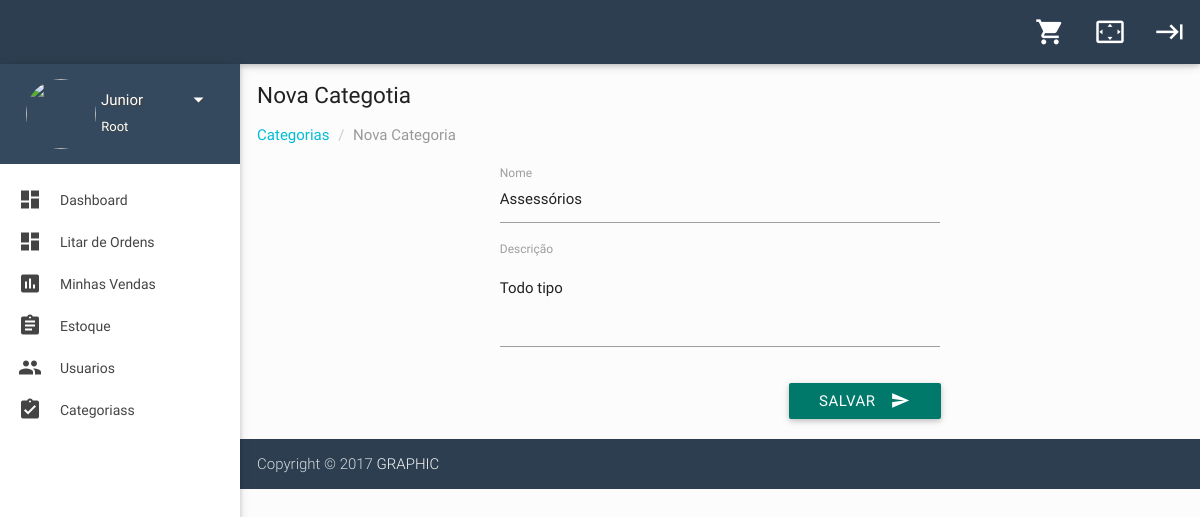
Before: /categorias/detalhar-categoria/1 (signed in) with the older database file.
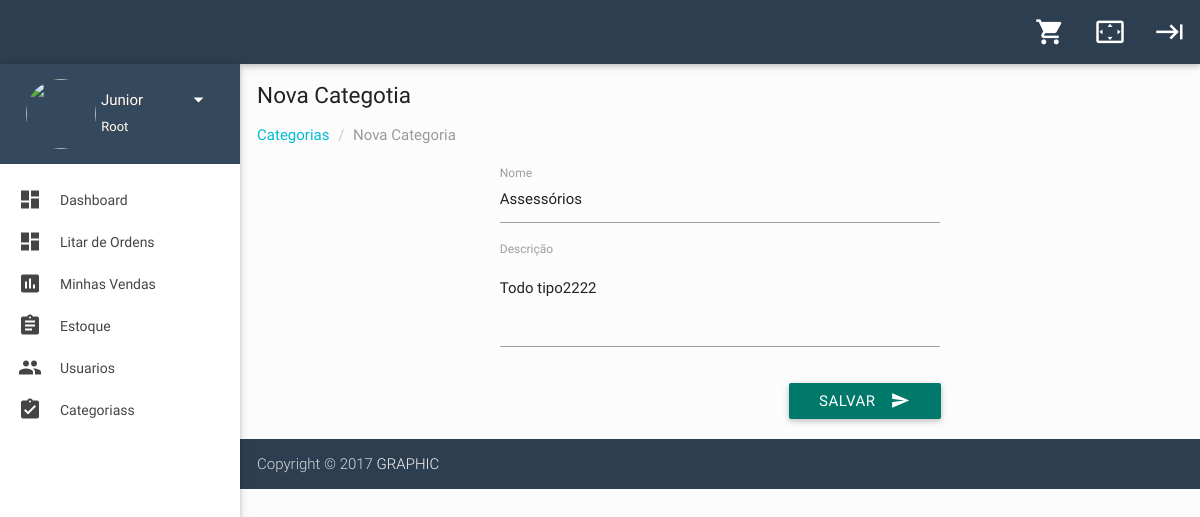
After: the same page with the newer database file.
### categories/models.py (models this page shows, shortened)
class Category(models.Model):
    name = models.CharField('Nome', max_length=30)
    description = models.TextField('Descrição')
    class Meta:
        verbose_name = 'Categoria'
        verbose_name_plural = 'Categorias'
        ordering = ['name']

### categories/views.py (the view, shortened to what this page needs)
class DetailCategoryView(LoginRequiredMixin, IsRootOrAdm, DetailView):
    model = Category
    form_class = CreateCategoryForm
    context_object_name = 'category'
    template_name = 'dashboard/detail.html'
    def get_context_data(self, **kwargs):
        context = super(DetailCategoryView, self).get_context_data(**kwargs)
        context['form'] = CreateCategoryForm(self.request.POST or None, instance=context['category'])
        return context

### categories/forms.py
class CreateCategoryForm(forms.ModelForm):
    class Meta:
        model = Category
        fields = ['name', 'description']

### accounts/models.py (called while the page is built)
    def __str__(self):
        return self.name

### accounts/polices.py (called while the page is built)
    def dispatch(self, request, *args, **kwargs):
        if not (request.user.nivel == 0 or request.user.nivel == 1):
            return redirect('store:dashboard')
        return super(IsRootOrAdm, self).dispatch(request, *args, **kwargs)

### categories/templates/dashboard/detail.html (shortened to what this page needs)
{% extends "dashboard/base.html" %}
{% load widget_tweaks %}
{% load static %}
{% block content %}
<div class="row">
  <div class="col s12 m12 l12">
    <h5 class="breadcrumbs-title">Nova Categotia</h5>
    <ol class="breadcrumb">
      <li>
        <a href="{% url 'categories:list_categories' %}">Categorias</a>
      </li>
      <li class="active">Nova Categoria</li>
    </ol>
  </div>
  <div class="col s12 m12 ">
    <div class="row">
      <div class="col s12 m6 l12">
        <form method="POST" class="col s12">
          <div class="row">
            <div class="input-field col s12 m6 l6 offset-l3">
              {% render_field form.name class="validate"  %}
              <label for="{{form.name.auto_id}}">{{form.name.label}}</label>
            </div>
            <div class="input-field col s12 m6 l6 offset-l3">
              {% render_field form.description class="materialize-textarea"  %}
              <label for="{{form.description.auto_id}}">{{form.description.label}}</label>
            </div>
          </div>
          <div class="row">
            <div class="input-field col s12 l6 offset-l3">
              <button class="btn teal darken-2 waves-effect waves-light right" type="submit" name="action">Salvar
                <i class="mdi-content-send right"></i>
              </button>
            </div>
          </div>
        </form>
    </div>
  </div>
</div>
{% endblock %}

Changed rows visible on the page:
changed Category "Assessórios": description "Todo tipo" → "Todo tipo2222"
